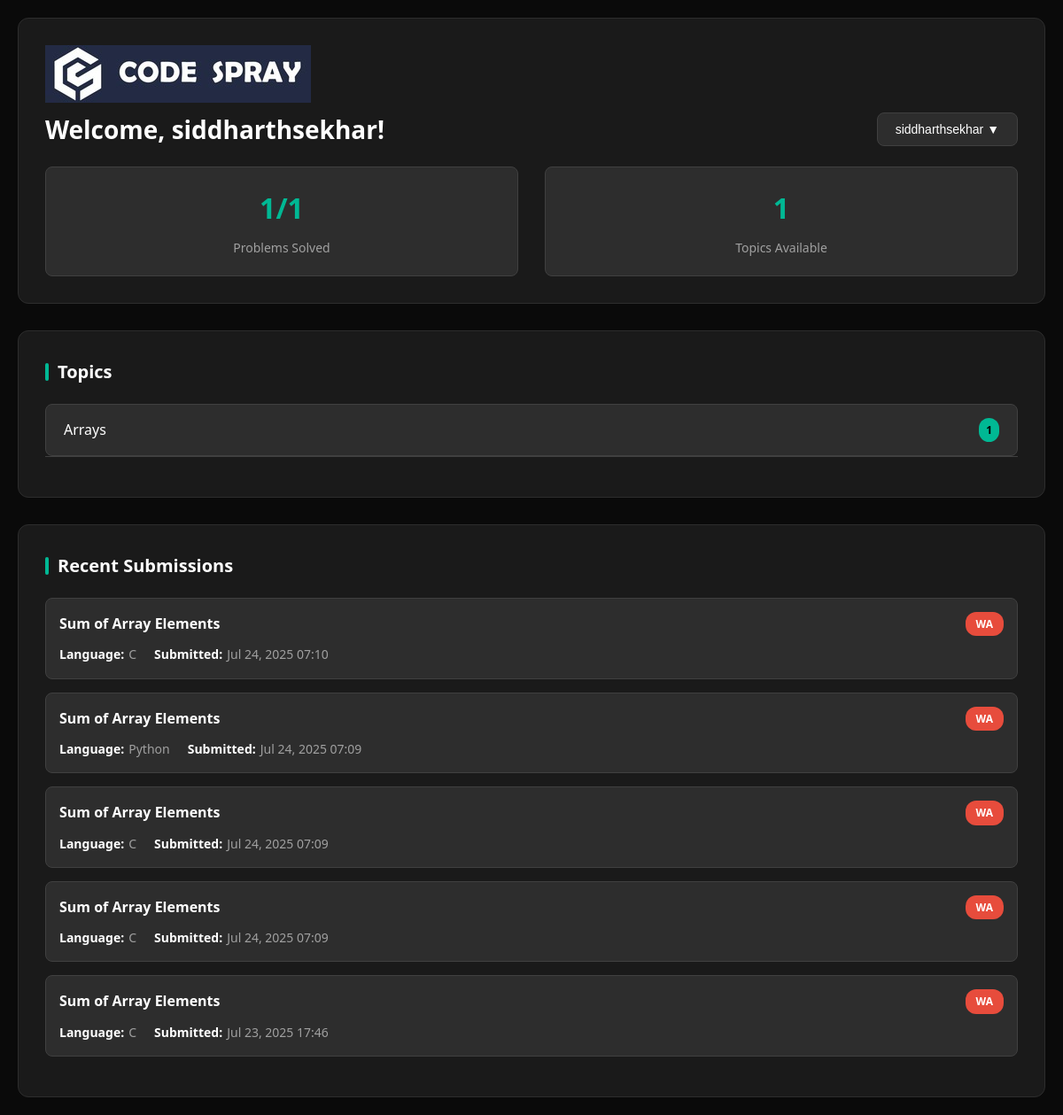
/users/dashboard/ (signed in), run on an earlier commit of the app's database.
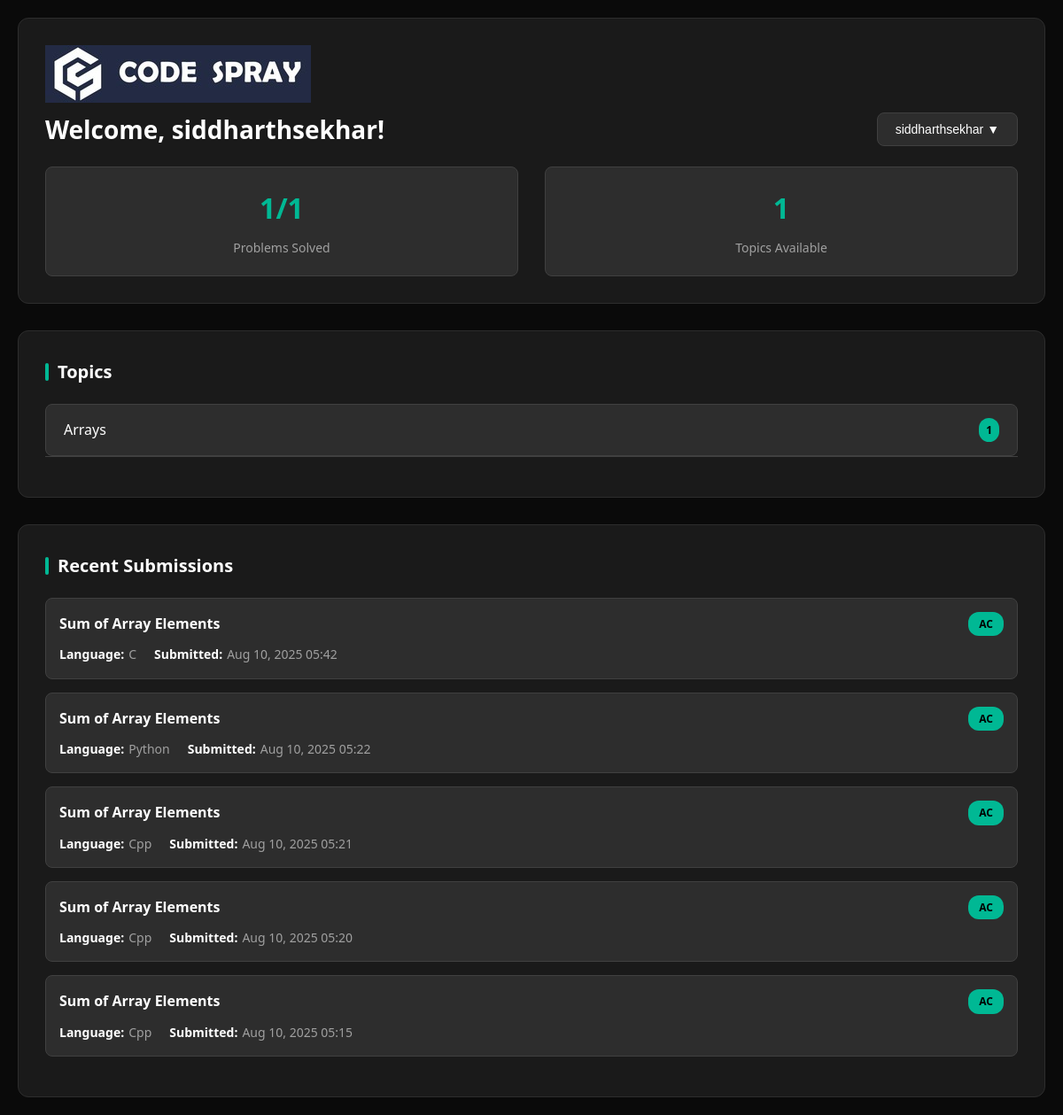
And on a later commit of the database.
### problems/models.py (models this page shows, shortened)
class Topic(models.Model):
    name = models.CharField(max_length=100)

class Submission(models.Model):
    user = models.ForeignKey(User, on_delete=models.CASCADE)
    problem = models.ForeignKey(Problem, on_delete=models.CASCADE)
    language = models.CharField(choices=LANG_CHOICES, max_length=10)
    code = models.TextField()
    status = models.CharField(max_length=15, default='Pending')  # AC, WA, TLE, RE, Pending
    submitted_at = models.DateTimeField(auto_now_add=True)

class Problem(models.Model):
    title = models.CharField(max_length=200)
    description = models.TextField()
    topic = models.ForeignKey(Topic, on_delete=models.CASCADE)
    input_desc = models.TextField(blank=True)
    output_desc = models.TextField(blank=True)
    constraints = models.TextField(blank=True)

### users/views.py (the view)
# urls.py: path('dashboard/', user_views.dashboard, name='dashboard_root'),
@login_required
@session_valid_required
@never_cache
def dashboard(request):
    submissions = Submission.objects.filter(user=request.user)
    problems_solved = (
        submissions.filter(status='AC')
        .values('problem')
        .distinct()
        .count()
    )
    recent_submissions = submissions.order_by('-submitted_at')[:5]
    topics = Topic.objects.all().prefetch_related('problem_set')
    total_problems = Problem.objects.count()
    return render(request, 'users/dashboard.html', {
        'submissions': recent_submissions,
        'problems_solved': problems_solved,
        'total_problems': total_problems,
        'topics': topics,
    })

### users/views.py (called while the page is built)
def session_valid_required(view_func):
    @wraps(view_func)
    def _wrapped_view(request, *args, **kwargs):
        if not request.user.is_authenticated:
            return redirect('login_root')
        last_activity = request.session.get('last_activity', 0)
        if time.time() - last_activity > 3600:  # 1 hour
            logout(request)
            request.session.flush()
            return redirect('login_root')  # Use root-level login URL
        request.session['last_activity'] = time.time()
        return view_func(request, *args, **kwargs)
    return _wrapped_view

    def process_request(self, request):
        if request.user.is_authenticated:
            request.session['last_activity'] = time.time()
        return None

    def process_response(self, request, response):
        if request.user.is_authenticated:
            response['Cache-Control'] = 'no-store, no-cache, must-revalidate, max-age=0'
            response['Pragma'] = 'no-cache'
            response['Expires'] = '0'
        return response

### users/templates/users/dashboard.html (shortened to what this page needs)
{% extends 'base.html' %}
{% load static %}
{% block content %}
<link rel="stylesheet" href="{% static 'users/css/dashboard.css' %}">
<div class="dashboard-container">
    <div class="dashboard-header">
        <div class="logo-section">
            <img src="{% static 'images/FULL-LOGO.jpg' %}" alt="Online Judge Logo" class="dashboard-logo">
        </div>
        <div class="user-welcome">
            <h1>Welcome, {{ user.username }}!</h1>
            <div class="user-dropdown">
                <button class="user-dropdown-btn" onclick="toggleUserDropdown()">
                    {{ user.username }} ▼
                </button>
            </div>
        </div>
        <div class="user-stats">
            <div class="stat-card">
                <div class="stat-number">{{ problems_solved }}/{{ total_problems }}</div>
                <div class="stat-label">Problems Solved</div>
            </div>
            <div class="stat-card">
                <div class="stat-number">{{ topics.count }}</div>
                <div class="stat-label">Topics Available</div>
            </div>
        </div>
    </div>
    <div class="dashboard-content">
        <div class="topics-section">
            <h2 class="section-title">Topics</h2>
            {% for topic in topics %}
                <div class="topic-item">
                    <div class="topic-header" onclick="toggleTopic('topic-{{ topic.id }}')">
                        <span class="topic-name">{{ topic.name }}</span>
                        <span class="topic-count">{{ topic.problem_set.count }}</span>
                    </div>
                    <div class="topic-problems" id="topic-{{ topic.id }}">
                        {% for problem in topic.problem_set.all %}
                            <a href="{% url 'problem_detail' problem.id %}" class="problem-link">
                            </a>
                        {% empty %}
                            <div class="empty-state">
                                <p>No problems in this topic yet.</p>
                            </div>
                        {% endfor %}
                    </div>
                </div>
            {% empty %}
                <div class="empty-state">
                    <h3>No Topics Available</h3>
                    <p>Topics will appear here once they are added to the system.</p>
                </div>
            {% endfor %}
        </div>
        <div class="submissions-section">
            <h2 class="section-title">Recent Submissions</h2>
            {% if submissions %}
                {% for sub in submissions %}
                    <div class="submission-item">
                        <div class="submission-header">
                            <a href="{% url 'problem_detail' sub.problem.id %}" class="problem-title">
                                {{ sub.problem.title }}
                            </a>
                            <span class="submission-status {% if sub.status == 'AC' %}status-ac{% else %}status-wrong{% endif %}">
                                {{ sub.status }}
                            </span>
                        </div>
                        <div class="submission-details">
                            <div class="submission-detail">
                                <strong>Language:</strong> {{ sub.language|title }}
                            </div>
                            <div class="submission-detail">
                                <strong>Submitted:</strong> {{ sub.submitted_at|date:"M d, Y H:i" }}
                            </div>
                        </div>
                    </div>
                {% endfor %}
            {% else %}
                <div class="empty-state">
                    <h3>No Submissions Yet</h3>
                    <p>Start solving problems to see your submission history here!</p>
                </div>
            {% endif %}
        </div>
    </div>
</div>
{% endblock %}

What changed in the data, as far as the page shows it:
no longer on this page (row unchanged): Submission: problem "Sum of Array Elements", status "WA", language "C", submitted_at "Jul 24, 2025 07:10"
no longer on this page (row unchanged): Submission: problem "Sum of Array Elements", status "WA", language "Python", submitted_at "Jul 24, 2025 07:09"
no longer on this page (row unchanged): Submission: problem "Sum of Array Elements", status "WA", language "C", submitted_at "Jul 24, 2025 07:09"
no longer on this page (row unchanged): Submission: problem "Sum of Array Elements", status "WA", language "C", submitted_at "Jul 24, 2025 07:09"
no longer on this page (row unchanged): Submission: problem "Sum of Array Elements", status "WA", language "C", submitted_at "Jul 23, 2025 17:46"
added Submission: problem "Sum of Array Elements", status "AC", language "C", submitted_at "Aug 10, 2025 05:42"
added Submission: problem "Sum of Array Elements", status "AC", language "Python", submitted_at "Aug 10, 2025 05:22"
added Submission: problem "Sum of Array Elements", status "AC", language "Cpp", submitted_at "Aug 10, 2025 05:21"
added Submission: problem "Sum of Array Elements", status "AC", language "Cpp", submitted_at "Aug 10, 2025 05:20"
added Submission: problem "Sum of Array Elements", status "AC", language "Cpp", submitted_at "Aug 10, 2025 05:15"
